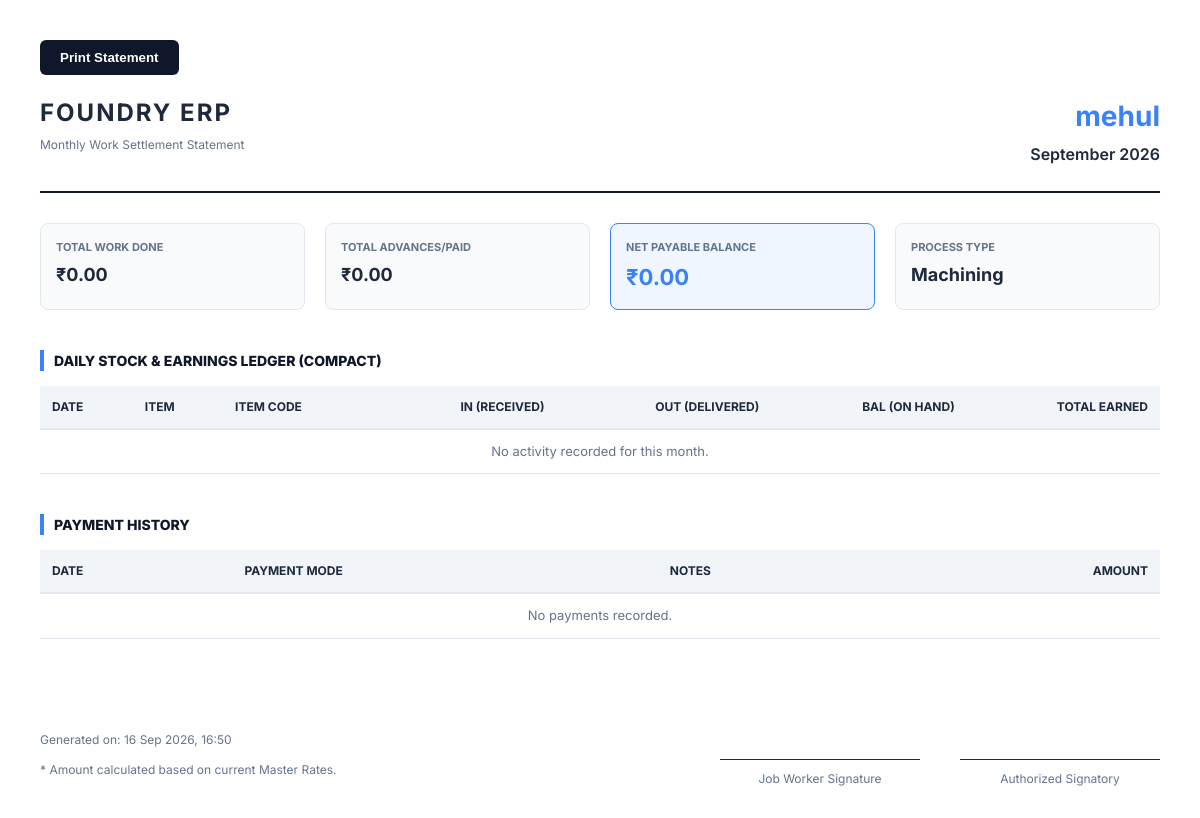
/ledger/job-worker/2/report/ (signed in), run on an earlier commit of the app's database.
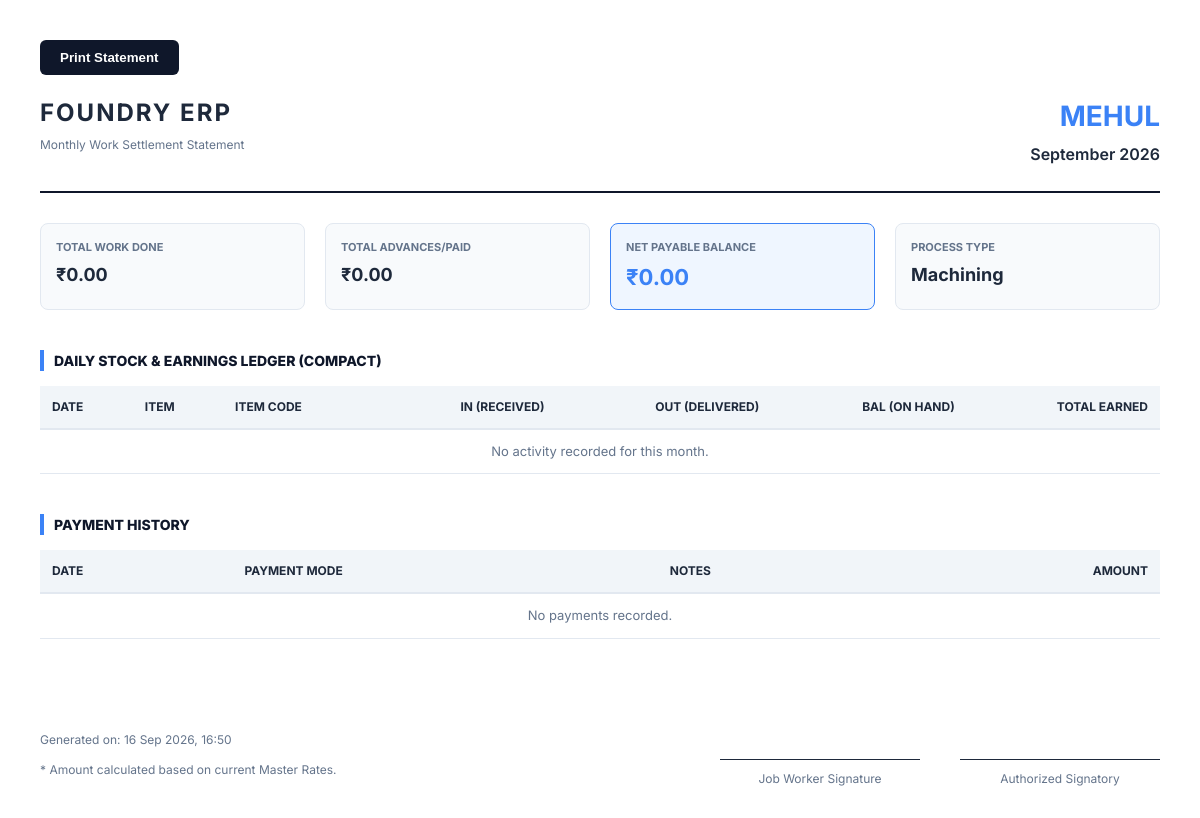
And on a later commit of the database.
### inventory/models.py (models this page shows, shortened)
class JobWorker(models.Model):
    name = models.CharField(
        max_length=100
    )
    process = models.CharField(
        max_length=50,
        choices=ProcessType.choices
    )
    phone = models.CharField(
        max_length=20,
        blank=True,
        null=True
    )
    address = models.TextField(
        blank=True,
        null=True
    )
    email = models.EmailField(
        blank=True,
        null=True
    )
    gst_number = models.CharField(
        max_length=15,
        blank=True,
        null=True
    )
    active = models.BooleanField(
        default=True
    )
    jw_code = models.CharField(max_length=50, blank=True, null=True, unique=True)
    created_at = models.DateTimeField(
        auto_now_add=True
    )

### inventory/views/hr_ledger.py (the view, shortened to what this page needs)
@staff_member_required
def job_worker_monthly_report(request, jw_id):
    from datetime import datetime
    jw = JobWorker.objects.get(id=jw_id)
    month_str = request.GET.get('month', timezone.now().strftime('%Y-%m'))
    month_dt = datetime.strptime(month_str, '%Y-%m')
    transactions = StockTransaction.objects.filter(
        job_worker=jw,
        created_at__year=month_dt.year,
        created_at__month=month_dt.month
    ).order_by('created_at')
    payments = LaborPayment.objects.filter(
        job_worker=jw,
        date__year=month_dt.year,
        date__month=month_dt.month
    )
    all_jw_tx = StockTransaction.objects.filter(job_worker=jw).order_by('created_at')
    item_balances = {}
    for tx in all_jw_tx:
        in_qty = tx.quantity if tx.transaction_type.endswith('_out') else 0
        out_qty = tx.quantity if tx.transaction_type.endswith('_in') else 0
        if tx.item_id not in item_balances:
            item_balances[tx.item_id] = 0
        item_balances[tx.item_id] += (in_qty - out_qty)
    item_ledger = {}
    sorted_keys = sorted(item_ledger.keys(), key=lambda x: x[1])
    opening_balances = {}
    previous_tx = all_jw_tx.filter(created_at__lt=month_dt)
    for tx in previous_tx:
        in_qty = tx.quantity if tx.transaction_type.endswith('_out') else 0
        out_qty = tx.quantity if tx.transaction_type.endswith('_in') else 0
        opening_balances[tx.item_id] = opening_balances.get(tx.item_id, 0) + (in_qty - out_qty)
    current_item_balances = opening_balances.copy()
    for key in sorted_keys:
        item_id = key[0]
        item_ledger[key]['bal'] = current_item_balances.get(item_id, 0) + item_ledger[key]['in'] - item_ledger[key]['out']
        current_item_balances[item_id] = item_ledger[key]['bal']
    total_earned = sum(item['earned'] for item in item_ledger.values())
    total_paid = sum(p.amount for p in payments)
    ledger_entries = sorted(item_ledger.values(), key=lambda x: x['date'])
    context = {
        'jw': jw,
        'month_name': month_dt.strftime('%B %Y'),
        'month_val': month_str,
        'item_ledger': ledger_entries,
        'payments': payments,
        'total_earned': total_earned,
        'total_paid': total_paid,
        'balance': total_earned - total_paid,
        'today': timezone.now(),
    }
    return render(request, 'job_worker_report.html', context)

### templates/job_worker_report.html (shortened to what the changed rows need)
<!DOCTYPE html>
<html lang="en">
<head>
</head>
<body>
    <div class="header">
        <div class="company-info">
            <h1>FOUNDRY ERP</h1>
        </div>
        <div class="statement-title">
            <h2>{{ jw.name }}</h2>
            <p style="margin:5px 0; font-weight:600;">{{ month_name }}</p>
        </div>
    </div>
    <div class="summary-grid">
        <div class="summary-item">
            <div class="summary-label">Process Type</div>
            <div class="summary-value" style="text-transform: capitalize;">{{ jw.process }}</div>
        </div>
    </div>
    <table>
        <thead>
            <tr>
                <th>Date</th>
                <th>Item</th>
                <th>Item Code</th>
                <th style="text-align:right;">IN (Received)</th>
                <th style="text-align:right;">OUT (Delivered)</th>
                <th style="text-align:right;">BAL (On Hand)</th>
                <th style="text-align:right;">Total Earned</th>
            </tr>
        </thead>
    </table>
    <div style="display: grid; grid-template-columns: 1fr; gap: 40px; margin-top: 40px;">
        <div>
            <table>
                <thead>
                    <tr>
                        <th>Date</th>
                        <th>Payment Mode</th>
                        <th>Notes</th>
                        <th style="text-align:right;">Amount</th>
                    </tr>
                </thead>
            </table>
        </div>
    </div>
</body>
</html>

What changed in the data, as far as the page shows it:
changed JobWorker "Machining": name "mehul" → "MEHUL"
